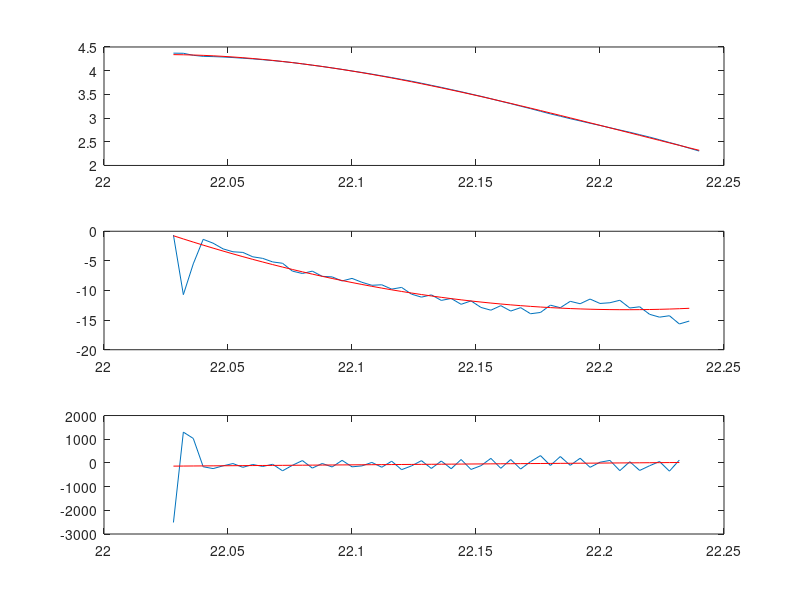
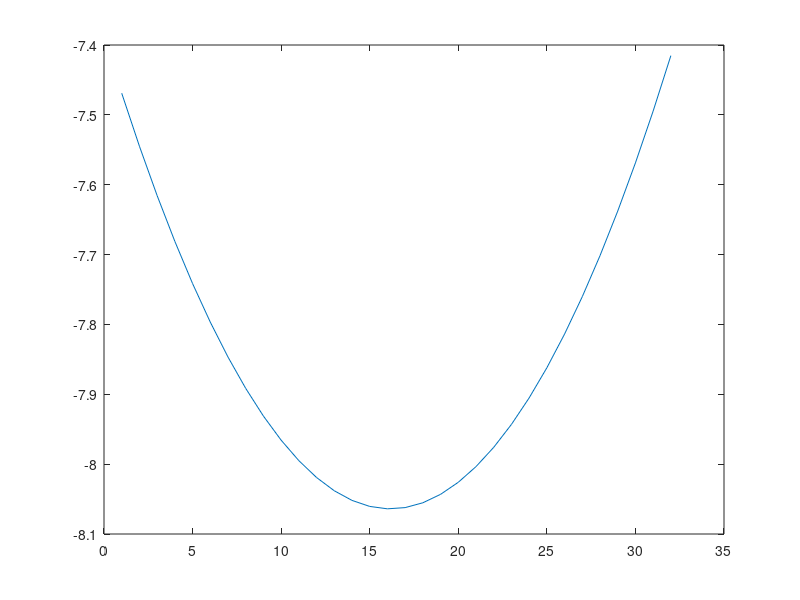
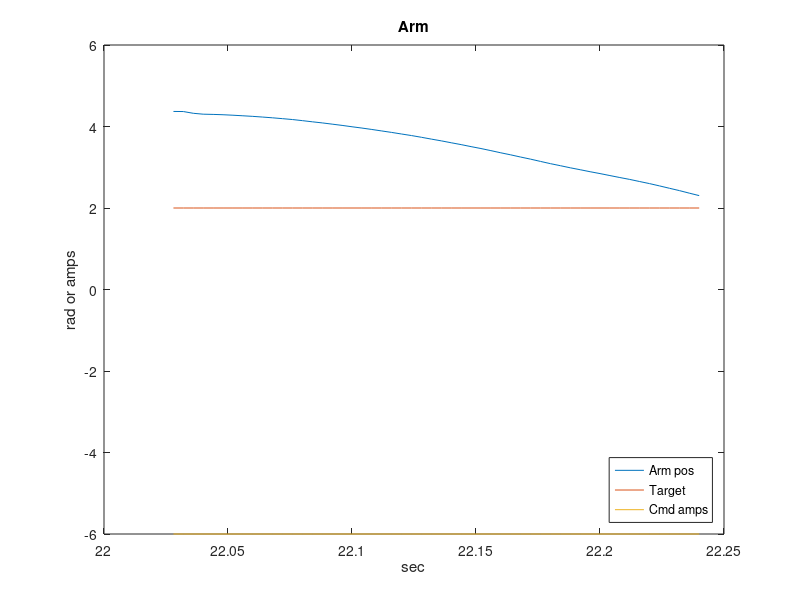
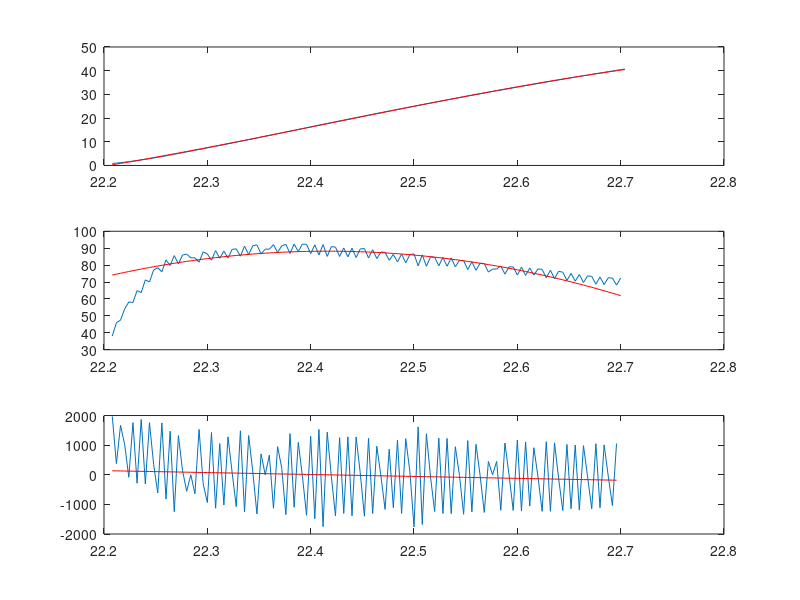

Write MATLAB code to recreate these figures, in order.
% Bad Cast 1: Stopped short, tangled on self
% Bad Cast 2: ditto
% Good Cast:  Made it over bar, suspended at end.
clearvars -except Ts tg
close all
% 1 Arm pos (rad)
% 2 Arm target pos (rad)
% 3 Arm Cmd (amps)
% 4 Spool pos (rad)
% 5 Spool Cmd (amps)
% 6 String Angle (rad)

GC  = load('GoodCastDataLog.mat');

% Time Frames
plot_from = [21, 26];
% i2 = find(plot_from(1) < GC.fsTime, 1, 'first');
% j2 = find(plot_from(2) > GC.fsTime, 1, 'last');

i = find(-5 > GC.fsData(:,3), 1, 'first');
j = find(-5 > GC.fsData(:,3), 1, 'last');

% Motor constants
Kt_old = 13.5;              % oz-in/amp, torque constant
Kt     = Kt_old * .007062;  % N-m/amp, torque constant
Gr     = 13.72;             % Gear Ratio

t  = GC.fsTime(i:j);
th_raw = GC.fsData(i:j,1);
dth_raw = diff(th_raw)./diff(t);
ddth_raw = diff(dth_raw)./diff(t(1:end-1));

tfunc4 = @(x)([x.^4,x.^3,x.^2,x,ones(length(x),1)]);
tfunc3 = @(x)([x.^3,x.^2,x,ones(length(x),1)]);
tfunc2 = @(x)([x.^2,x,ones(length(x),1)]);
tfunc1 = @(x)([x,ones(length(x),1)]);

A_pos = tfunc3(t)\th_raw;

th_smo = tfunc3(t)*A_pos;
dth_smo = diff(th_smo)./diff(t);
ddth_smo = diff(dth_smo)./diff(t(1:end-1));

figure
subplot(3,1,1)
plot(t,th_raw)
hold on
plot(t,th_smo,'r')
subplot(3,1,2)
plot(t(1:end-1),dth_raw)
hold on
plot(t(1:end-1),dth_smo,'r')
subplot(3,1,3)
plot(t(1:end-2),ddth_raw)
hold on
plot(t(1:end-2),ddth_smo,'r')

% Now calculate J (inertia) and B (damping) for the system
motor_cons = [ddth_smo(1:end-20), dth_smo(1:end-21)]\[ones(length(ddth_smo(1:end-20)),1)*-6*Kt*Gr];
J_arm = motor_cons(1);
B_arm = motor_cons(2);

figure
plot([ddth_smo(1:end-20), dth_smo(1:end-21)]*motor_cons)



figure
plot(GC.fsTime(i:j), GC.fsData(i:j,1:3))
title('Arm')
xlabel('sec')
ylabel('rad or amps')
legend('Arm pos','Target', 'Cmd amps', 'Location', 'SouthEast')

%%%%%%%%%%% Now Find Spool Constants %%%%%%%%%%%%%%%%%%%%%%%%%%%%%%%%%%%%%%
i = find(0 < GC.fsData(:,5), 1, 'first');
j = find(0 < GC.fsData(:,5), 1, 'last');

% Motor constants
Kt_old = 13.5;              % oz-in/amp, torque constant
Kt     = Kt_old * .007062;  % N-m/amp, torque constant

t  = GC.fsTime(i:j);
th_raw = GC.fsData(i:j,4);
% Remove artifacts (spikes) in data
for n = 2:length(th_raw)-1
    if th_raw(n+1) - th_raw(n) > 5.9
        th_raw(n) = (th_raw(n+1) + th_raw(n-1))/2;
    end
end
% Done removing artifacts
dth_raw = diff(th_raw)./diff(t);
ddth_raw = diff(dth_raw)./diff(t(1:end-1));

A_pos = tfunc3(t)\th_raw;

th_smo = tfunc3(t)*A_pos;
dth_smo = diff(th_smo)./diff(t);
ddth_smo = diff(dth_smo)./diff(t(1:end-1));

figure
subplot(3,1,1)
plot(t,th_raw)
hold on
plot(t,th_smo,'r')
subplot(3,1,2)
plot(t(1:end-1),dth_raw)
hold on
plot(t(1:end-1),dth_smo,'r')
subplot(3,1,3)
plot(t(1:end-2),ddth_raw)
hold on
plot(t(1:end-2),ddth_smo,'r')

% Now calculate J (inertia) and B (damping) for the system
motor_cons = [ddth_smo(1:end-20), dth_smo(1:end-21)]\[ones(length(ddth_smo(1:end-20)),1)*.25*Kt];
J_spool = motor_cons(1);
B_spool = motor_cons(2);

figure
plot([ddth_smo(1:end-20), dth_smo(1:end-21)]*motor_cons)
